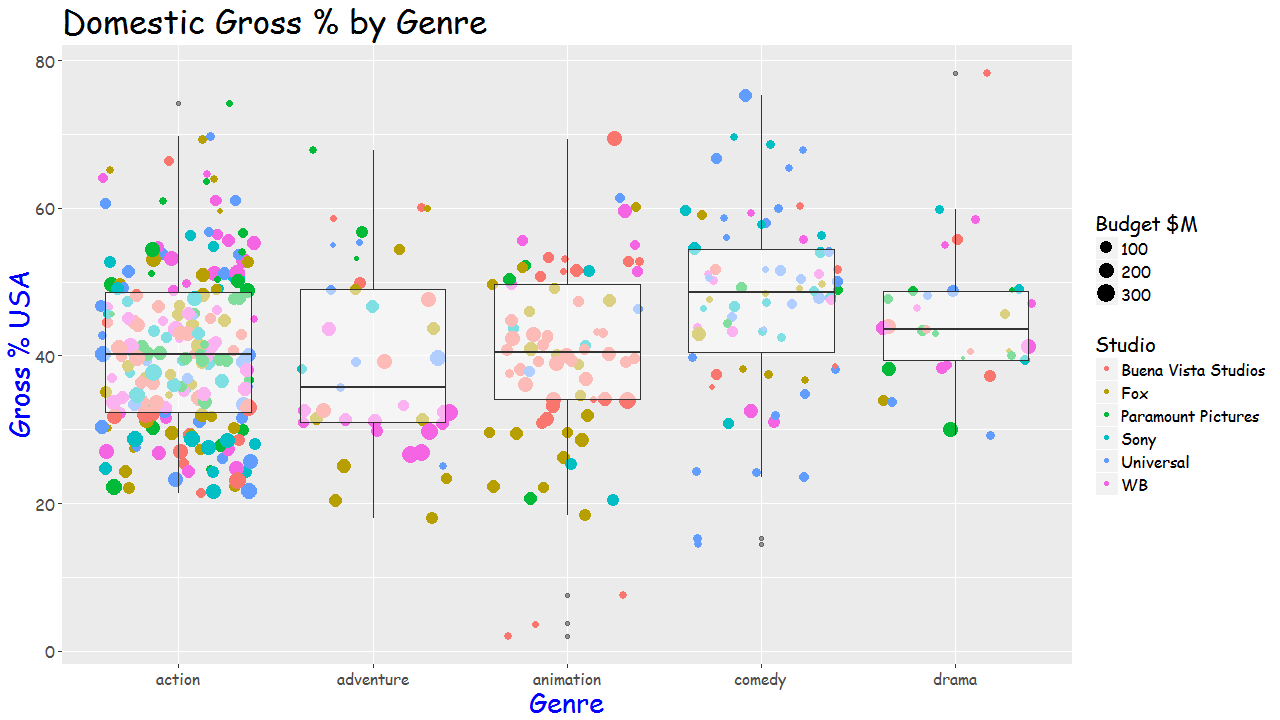

Reproduce this figure in R.
# Import data
#setwd('/home/kunkler/git/R-Programming-A-Z/')
#movies <- read.csv("datasets/Section6-Homework-Data.csv")
movies <- read.csv(file.choose())
View(movies)

# Check data
head(movies)
summary(movies)
str(movies)

#---------------------------- Prepare Data

# Filter data only for top 6 studios and top 5 genres
movies.filtered <- movies[movies$Studio == "Buena Vista Studios" | movies$Studio == "Fox" | movies$Studio == "WB" | movies$Studio == "Sony" | movies$Studio == "Paramount Pictures" | movies$Studio == "Universal",]
movies.filtered <- movies.filtered[movies.filtered$Genre == "action" | movies.filtered$Genre == "adventure" | movies.filtered$Genre == "comedy" | movies.filtered$Genre == "drama" | movies.filtered$Genre == "animation",]

colnames(movies.filtered) <- c("Weekday", "Director", "Genre", "Title", "ReleaseDate", "Studio", "AdjustedGross", "Budget", "Gross", "IMDb",
                               "MovieLens", "Overseas", "OverseasPercent", "Profit", "ProfitPercent", "Runtime", "USA", "GrossUSA")
head(movies.filtered)
summary(movies.filtered)

movies.filtered[movies.filtered$Runtime < 60,]
#----------------------------- Explore Data
library(ggplot2)

#install.packages("extrafont") #needed for Comic Sans MS Font
library(extrafont)
font_import()
loadfonts(device = "win")

# Check on which days most movies are released
p <- ggplot(data=movies.filtered, aes(x=Weekday))
p + geom_bar()
#>>> No movies release on monday!

#---------------------------- Create wanted Plot

g <- ggplot(data=movies.filtered, aes(x=Genre, y=GrossUSA))

sc_plot <- g + geom_jitter(aes(color=Studio, size=Budget)) + geom_boxplot(alpha=0.5)

sc_plot$labels$size = "Budget $M" #Change legend label

sc_plot + 
  xlab("Genre") +
  ylab("Gross % USA") + 
  ggtitle("Domestic Gross % by Genre") + 
  theme(text = element_text(family="Comic Sans MS"),
        axis.title = element_text(size=20, color="Blue"),
        axis.text = element_text(size=12),
        plot.title = element_text(size=25, color="Black"),
        
        legend.title = element_text(size=15),
        legend.text = element_text(size=12))
